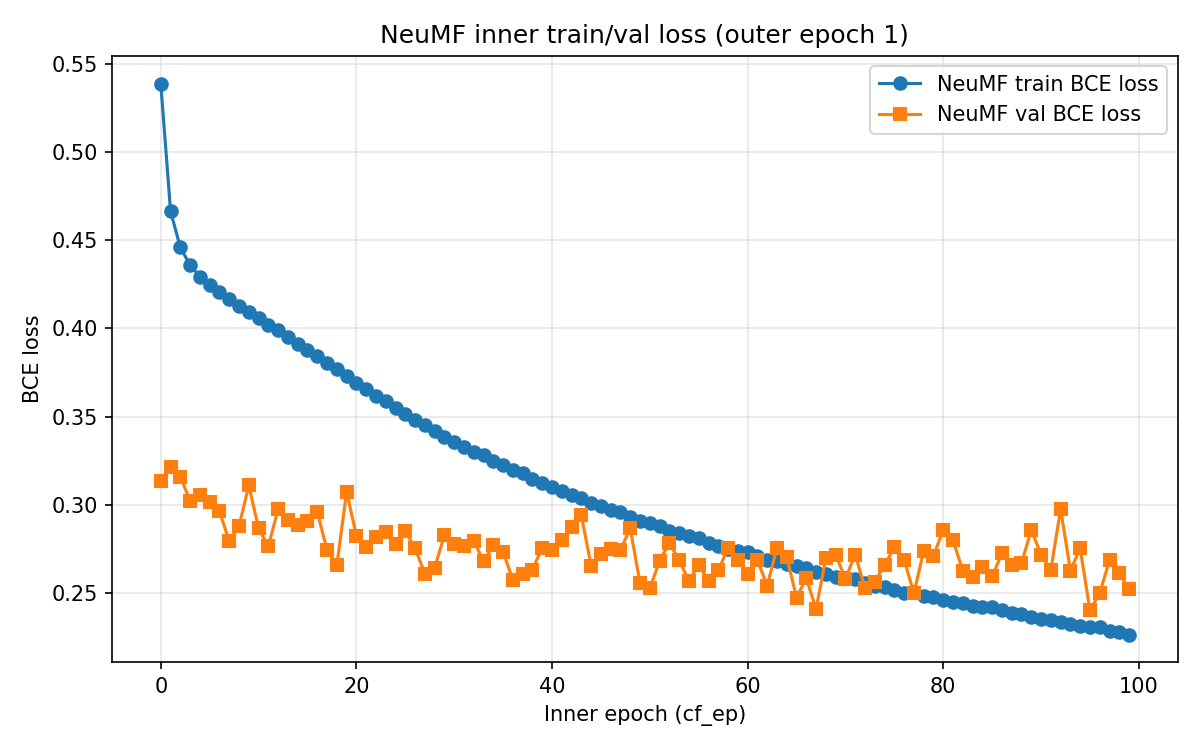
#> input picture recsys/GradIsomapCF_movielens/logs_movielens_isomap_cf/run35/images/ginmf_inner_neumf_losses_outer0.png, 1200 x 750 px; its folder holds 5 pictures in this run
$ python merge_png.py
#> lines starting #> are read from the running program, lines starting #| are printed output that depends on the picture
import os
import math
from PIL import Image
import re


def create_collage(images_dir, output_path, run_name="ginmf", n_cols=3):

#> called with images_dir = 'logs_movielens_isomap_cf/run35/images', run_name = 'ginmf', n_cols = 4
    pattern = rf"^{re.escape(run_name)}_inner_neumf_losses_outer(\d+)\.png$"
    image_files = []
    for f in os.listdir(images_dir):
        m = re.match(pattern, f)
        if m:
            outer_idx = int(m.group(1))
            image_files.append((outer_idx, f))

    if not image_files:
        print("В папке нет PNG-файлов формата "
              f'"{run_name}_inner_neumf_losses_outer<idx>.png"')
        return

    image_files.sort(key=lambda x: x[0])
    image_files = [fname for (_, fname) in image_files]

    n_images = len(image_files)
    n_rows = math.ceil(n_images / n_cols)

    imgs = [Image.open(os.path.join(images_dir, f)) for f in image_files]
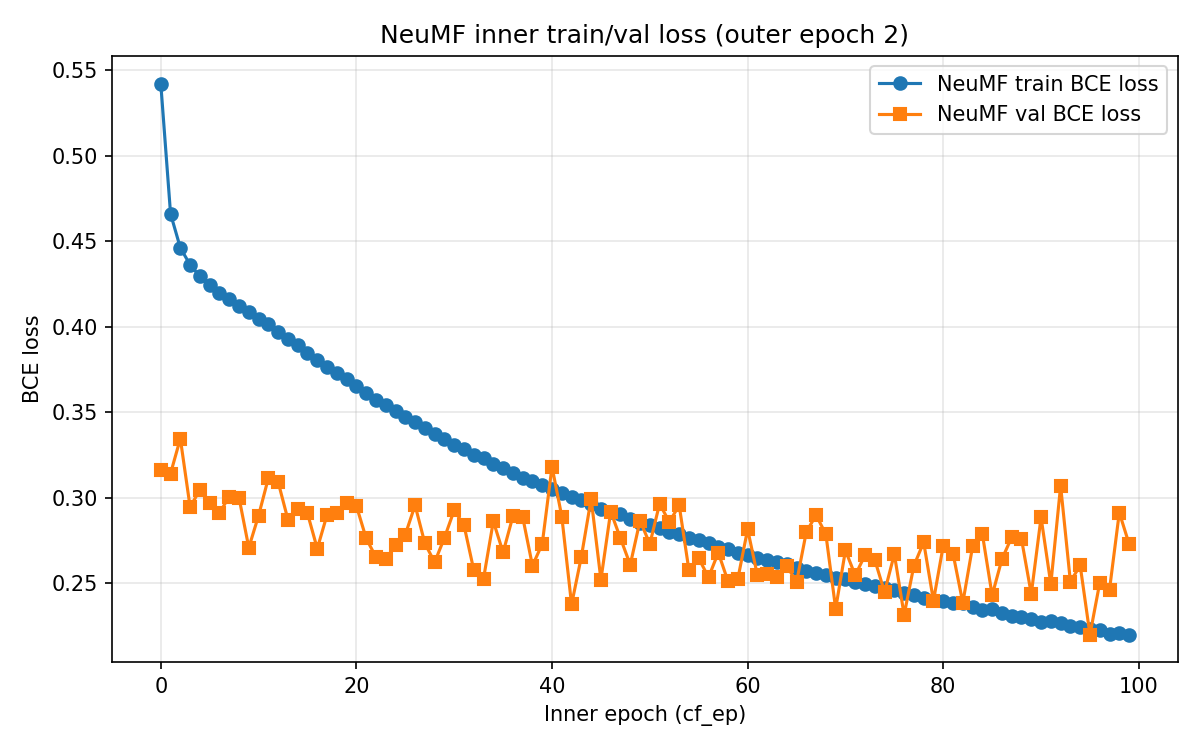
#> input picture recsys/GradIsomapCF_movielens/logs_movielens_isomap_cf/run35/images/ginmf_inner_neumf_losses_outer1.png, 1200 x 750 px
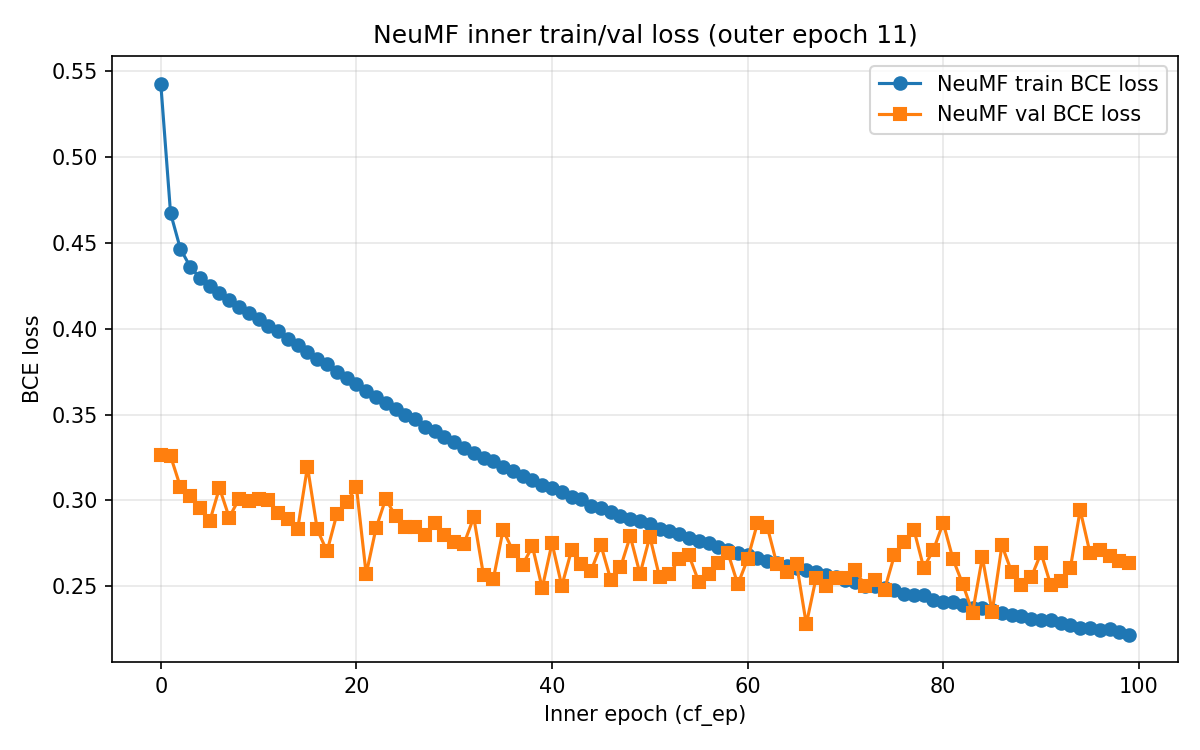
#> input picture recsys/GradIsomapCF_movielens/logs_movielens_isomap_cf/run35/images/ginmf_inner_neumf_losses_outer10.png, 1200 x 750 px
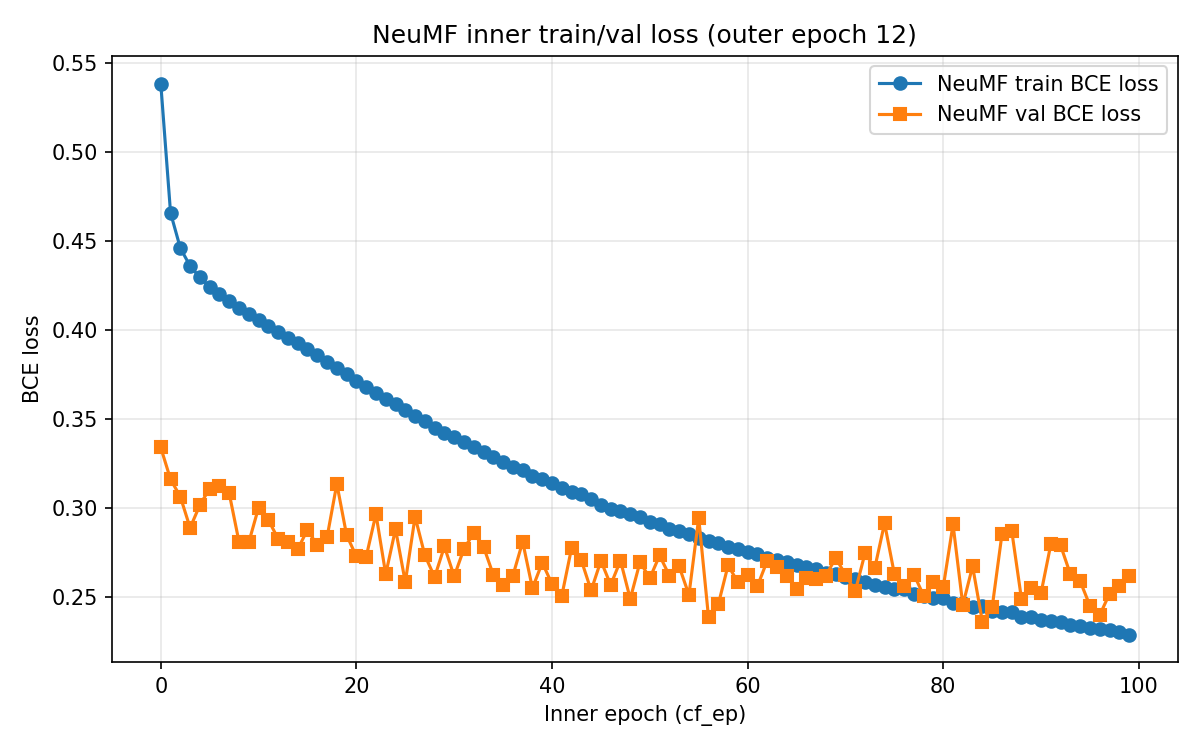
#> input picture recsys/GradIsomapCF_movielens/logs_movielens_isomap_cf/run35/images/ginmf_inner_neumf_losses_outer11.png, 1200 x 750 px

    base_w, base_h = imgs[0].size
#> base_w = 1200; base_h = 750
    resized_imgs = [img.resize((base_w, base_h), Image.LANCZOS)
                    if img.size != (base_w, base_h) else img
                    for img in imgs]
#> resized_imgs = 4 items

    collage_w = n_cols * base_w
#> collage_w = 4800
    collage_h = n_rows * base_h
#> collage_h = 750
    collage = Image.new("RGB", (collage_w, collage_h), color="white")
#> collage: PIL image 4800x750 RGB; every value is 255

    for idx, img in enumerate(resized_imgs):
        row = idx // n_cols
        col = idx % n_cols
        x = col * base_w
        y = row * base_h
        collage.paste(img, (x, y))
#> this loop made 4 passes
#> x on passes 1 to 4: 0, 1200, 2400, 3600
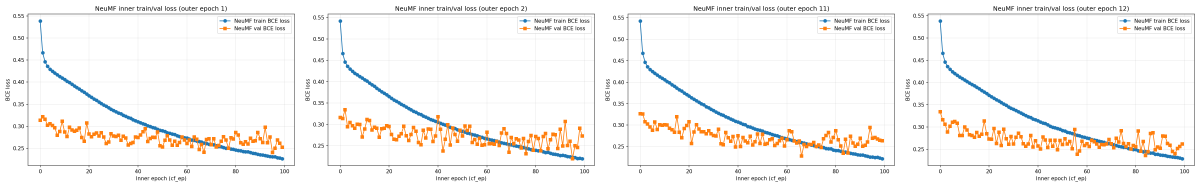
#> collage: PIL image 4800x750 RGB (shown at 1/4 size); mean R, G, B 247.4, 245.3, 243.2

    collage.save(output_path)
    print(f"Коллаж сохранён в: {output_path}")


if __name__ == "__main__":
    target_folder = "logs_movielens_isomap_cf/run35/images"
    create_collage(target_folder, "logs_movielens_isomap_cf/run35/images/final_report_collage.png", n_cols=4)
